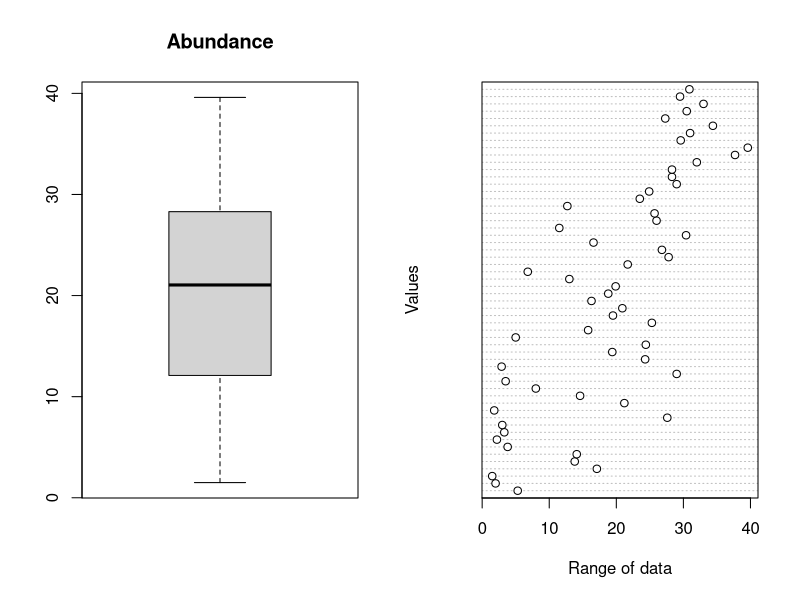
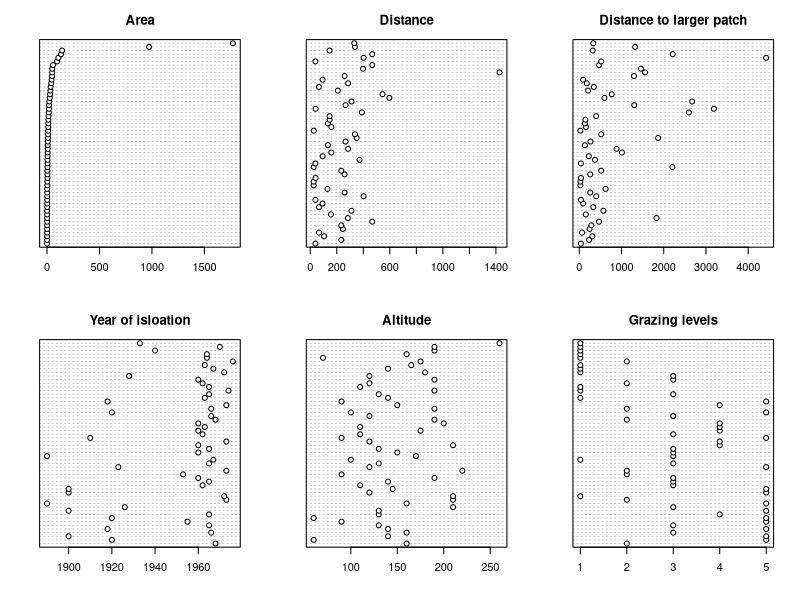
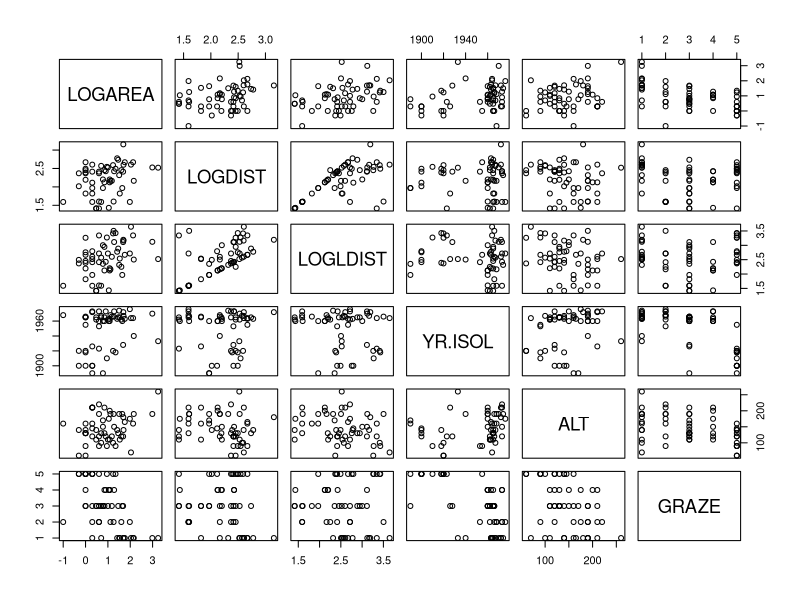
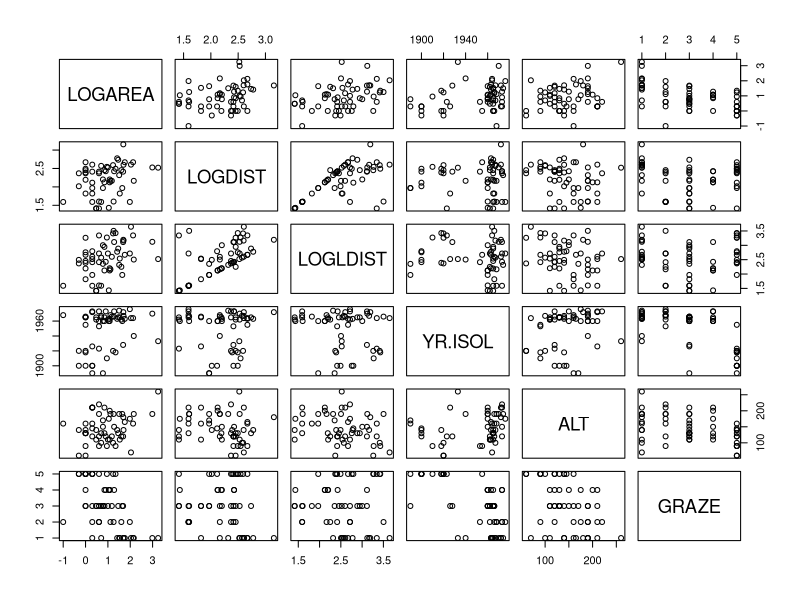
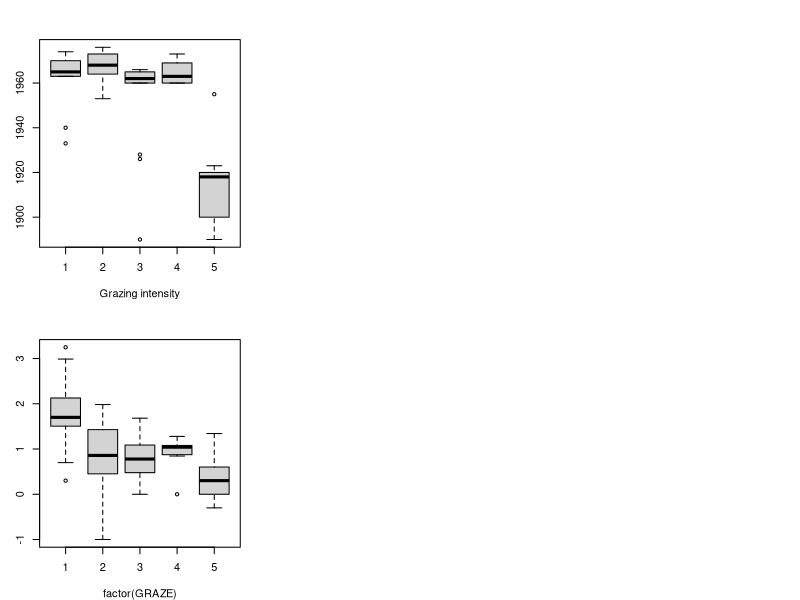
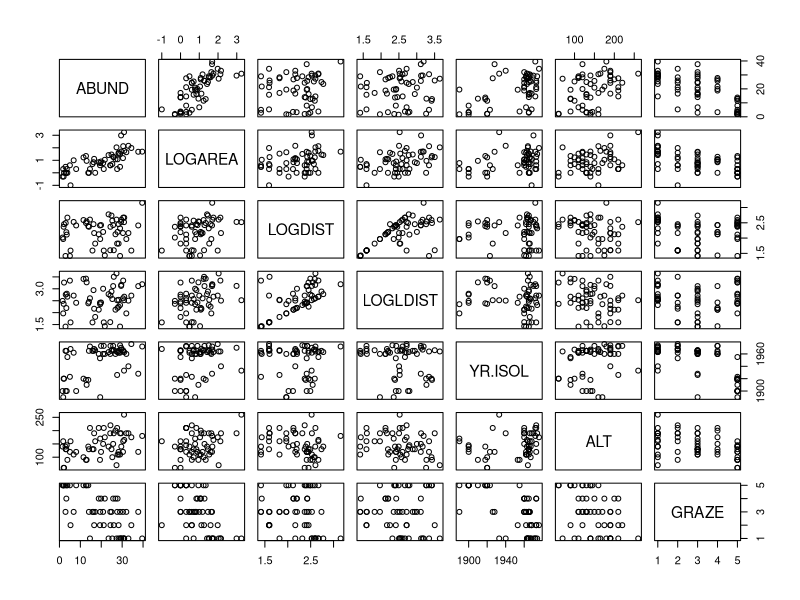
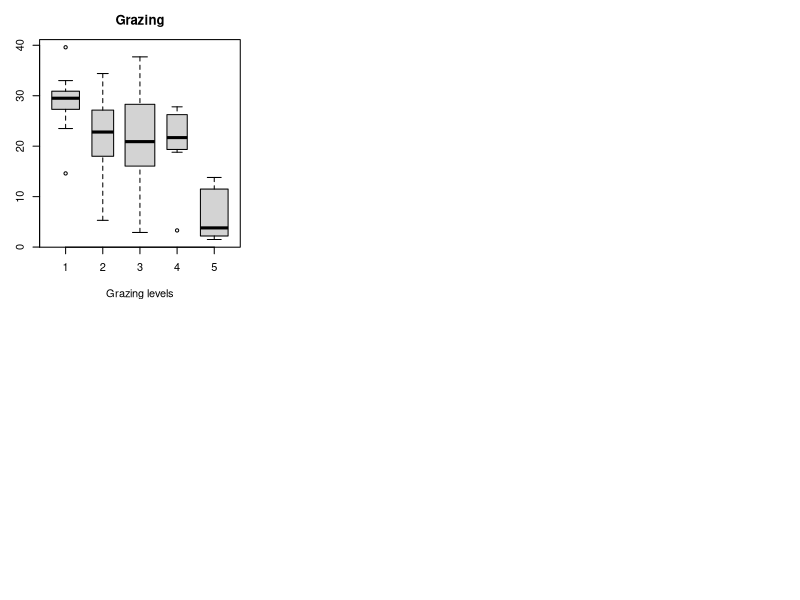
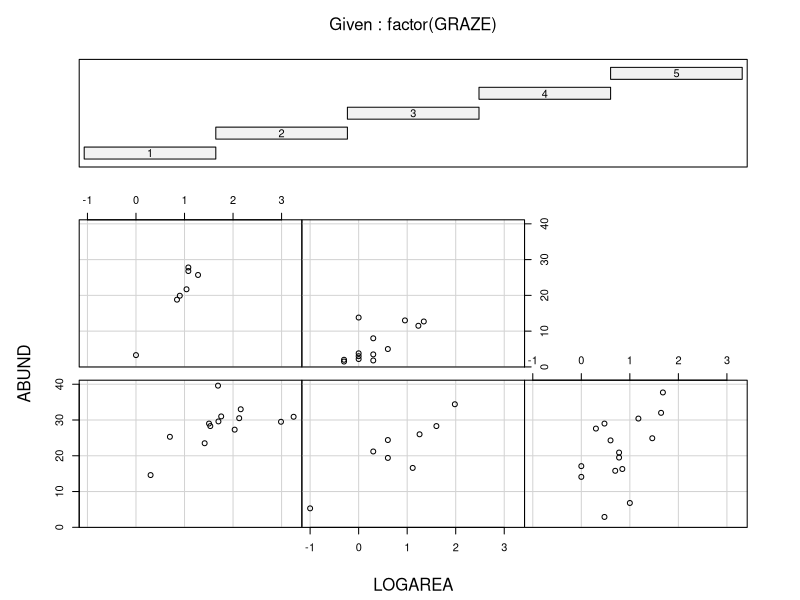

Source code (R) for these figures, in order:
## Linear Model

#set the working directory & read the data
setwd("/Users/ziggy/Documents/R/SCELSE")  #enter your path to the data file

#Import the data from a tab delimited ascii file
Birds <- read.table(file = "loyn.txt",
                    header = TRUE,
                    dec = ".")
#dec = '.'   means that the point is used for decimals.

########################################################################
# Underlying question and task
# The variable ABUND is the density of birds in 56 forest patches. 
# The explanatory variables are size of the forest patches (AREA), 
# distance to the nearest forest patch (DIST), distance to the 
# nearest larger forest patch (LDIST), year of isolation of the 
# patch (YR.ISOL), agricultural grazing intensity at each patch (GRAZE) 
# and altitude (ALT). The underlying aim of the research is to find 
# a relationship between bird densities and the explanatory variables. 
 
########################################################################


#First - Data Exploration (look at the data)

#Install / Load packages from R 

#install.packages("lattice") #OR in R Studio: Packages -> Install

library(lattice)  #For fancy multipanel graphs

########################################################################
#Inspect the file
#What do we have?
names(Birds)

#[1] "Site"    "ABUND"   "AREA"    "DIST"
#    "LDIST"   "YR.ISOL" "GRAZE"
#[8] "ALT"

str(Birds)  #Make sure that ABUND and AREA are num  and not factors!!!!!!
#If they are factors then change the dec argument!
#'data.frame':   56 obs. of  8 variables:
# $ Site   : int  1 2 3 4 5 6 7 8 9 10 ...
# $ ABUND  : num  5.3 2 1.5 17.1 13.8 14.1 3.8 2.2 3.3 3 ...
# $ AREA   : num  0.1 0.5 0.5 1 1 1 1 1 1 1 ...
# $ DIST   : int  39 234 104 66 246 234 467 284 156 311 ...
# $ LDIST  : int  39 234 311 66 246 285 467 1829 156 571 ...
# $ YR.ISOL: int  1968 1920 1900 1966 1918 1965 1955 1920 1965 1900 ...
# $ GRAZE  : int  2 5 5 3 5 3 5 5 4 5 ...
# $ ALT    : int  160 60 140 160 140 130 90 60 130 130 ...
########################################################################



########################################################################
#Data exploration
#A Outliers in Y / Outliers in X
#B Collinearity X
#C Relationships Y vs X
#D Spatial/temporal aspects of sampling design (not relevant here)
#E Interactions (is the quality of the data good enough to include them?)
#F Zero inflation Y (if 30% data have zero's and non meaningful )
#G Are categorical covariates balanced?



###################################################
#First some elementary R commands.
#1 How do you acces variables in an object like Birds?
Birds            #All data
head(Birds)      #First 6 rows
head(Birds, 10)  #First 10 rows
Birds$ABUND      #ABUND variable
Birds[,1]        #First column
Birds[,2]        #Second coloumn
Birds[,"ABUND"]  #ABUND variable 
Birds[1,"ABUND"] #First row of ABUND variable
Birds[1:10,"ABUND"]  #First 10 rows of ABUND
c("ABUND", "AREA")   #Two characters concatenated
Birds[, c("ABUND", "AREA")] #ABUND and AREA variables

MyVar <- c("ABUND", "AREA")  #Same as last two steps
Birds[, MyVar]
##################################################

#A Outliers in Y

par(mfrow = c(1, 2))
boxplot(Birds$ABUND, 
        main = "Abundance")
dotchart(Birds$ABUND, 
         xlab = "Range of data", 
         ylab = "Values")

#A Outliers in X
par(mfrow = c(2, 3), mar = c(4, 3, 3, 2))
dotchart(Birds$AREA, main = "Area")
dotchart(Birds$DIST, main = "Distance")
dotchart(Birds$LDIST, main = "Distance to larger patch")
dotchart(Birds$YR.ISOL, main = "Year of isloation")
dotchart(Birds$ALT, main = "Altitude")
dotchart(Birds$GRAZE, main = "Grazing levels")

#Apply transformations
Birds$LOGAREA  <- log10(Birds$AREA)
Birds$LOGDIST  <- log10(Birds$DIST)
Birds$LOGLDIST <- log10(Birds$LDIST)


#B Collinearity X
pairs(Birds[,c("LOGAREA","LOGDIST","LOGLDIST",
               "YR.ISOL","ALT","GRAZE")])

## Or
MyVar <- c("LOGAREA","LOGDIST","LOGLDIST",
           "YR.ISOL","ALT","GRAZE")
pairs(Birds[, MyVar])


#How do you detect collinearity between a continuous covariate
#and a categorical? Make a conditional boxplot
boxplot(YR.ISOL ~ factor(GRAZE), 
        data = Birds,
        ylab = "Year of isolation",
        xlab = "Grazing intensity")

boxplot(LOGAREA ~ factor(GRAZE), 
        data = Birds)


#C. Relationships Y vs X
MyVar <- c("ABUND","LOGAREA","LOGDIST","LOGLDIST",
           "YR.ISOL","ALT","GRAZE")
pairs(Birds[, MyVar])

boxplot(ABUND ~ factor(GRAZE), 
        data = Birds,
        varwidth = TRUE,
        ylab = "Bird abundance",
        xlab = "Grazing levels",
        main = "Grazing")


#E Interactions
coplot(ABUND ~ LOGAREA | factor(GRAZE),
       data = Birds)

coplot(ABUND ~ LOGAREA | factor(GRAZE),
       data = Birds,
       panel = function(x, y, ...) {
         tmp <- lm(y ~ x, na.action = na.omit)
         abline(tmp)
         points(x, y) })


#F. Zero inflation
sum(Birds$ABUND == 0)
100 * sum(Birds$ABUND == 0) / nrow(Birds)


#G. Are categorical covariates balanced? Works on Factors only (categorical)
table(Birds$GRAZE)


###############################################################################

###############################################################################
#Analysis

M1 <- lm(ABUND ~ LOGAREA, data = Birds)

#What is the model that we are fitting?
# ABUND_i = alpha + beta * LOGAREA_i + eps_i
# eps_i ~ N(0, sigma^2)

# where i = 1,...,56
# ABUND_i is the abundance at site i
summary(M1) 


# What is the fitted model
# E(ABUND_i) = mu_i = 10.40 + 9.77 * LOGAREA_i 
# eps ~ N(0,  7.28^2)



#Is everything significant?
summary(M1)

#ABUND = alpha + beta * LOGAREA + eps

#Interpretation of F and t values 
#H0: beta = 0
#H1: beta <> 0

#F_1,54 = 65.38 (p<0.001)
#Or:
#t_n-1    t_55 = 8.08 (p < 0.001)
#Text in paper: A t-value indicated a significant effect (t = 8.08; df = 55, p < 0.001)


################################################
#Model validation (independence is most important)
#1. Homogeneity
#2. Independence

#Homogeneity
#E1 <- resid(M1)   #or better: 
E1 <- rstandard(M1) #which are corrected by leverage
F1 <- fitted(M1)

plot(x = F1, 
     y = E1, 
     xlab = "Fitted values",
     ylab = "Residuals", 
     main = "Homogeneity?")
abline(h = 0, v = 0, lty = 2)


#Independence: Dependence due to model misfit
#Plot residuals versus covariates
plot(x = Birds$LOGAREA, 
     y = E1)
abline(0,0,lty=2)
#if you dont see a linear pattern, cannot do linear


#But plot residuals also versus covariates NOT in the model!!!!!!!
boxplot(E1 ~ factor(Birds$GRAZE)) #here there is a grazing effect on residuals - means grazing should have been fitted in model
abline(h = 0, lty = 2)

plot(y = E1, 
     x = Birds$YR.ISOL, 
     col = Birds$GRAZE, 
     pch =16)
abline(h = 0, lty = 2)
# most are OK except YR.ISOL - there is a pattern there, so should be included in model
# in fact, grazing and years since isolation were colinear (see Ex1)

#and also for all the other covariates!!!
#...
#...



#Normality
hist(E1, main = "Normality", breaks=10)
#Or qq-plot
qqnorm(E1)
#qqline(E1)


###############################################################################
#Plot

range(Birds$LOGAREA)
#-1.000000  3.248219
#Create a data frame that contains x numbers of LOGAREA values
MyData <- data.frame(LOGAREA = seq(from= -1,
                                   to = 3.25,
                                   length = 25))

P1 <- predict(M1, newdata = MyData)
plot(x = Birds$LOGAREA, 
     y = Birds$ABUND,
     xlab = "Log transformed area",
     ylab = "Bird abundance")

lines(x = MyData$LOGAREA, 
      y = P1, 
      lwd = 3, 
      lty = 1,
      col = 1)


###################################################################
#Below is some advanced stuff to add confidence bands.

PP1 <- predict(M1, newdata = MyData, se = TRUE, interval = "confidence")

SeConf.Up  <- PP1$fit[,3]
SeConf.Low <- PP1$fit[,2]

plot(x = Birds$LOGAREA, 
     y = Birds$ABUND,
     xlab = "Log transformed area",
     ylab = "Bird abundance")

lines(x = MyData$LOGAREA, 
      y = PP1$fit[,1], 
      lwd = 3, 
      lty = 1,
      col = 1)


polygon(c(MyData$LOGAREA, rev(MyData$LOGAREA)),
        c(SeConf.Low, rev(SeConf.Up)),
        col = 2, border = NULL,
        density = 50)


#Useful for later...when we have multiple lines
legend("topleft",
       legend=c("Line 1"),
       col = c(1),
       lty = c(1),
       lwd = c(1))


########################################################################
#Now, model ABUND as a function of a categorical covariate (factor Graze)

M2 <- lm(ABUND ~ factor(GRAZE), data=Birds)
summary(M2)
anova(M2)




#Apply model as a function of all covariates
#But no interactions

M3 <- lm(ABUND ~ LOGAREA + LOGDIST + LOGLDIST +
           YR.ISOL + ALT + factor(GRAZE),
         data = Birds)


#
#Is everything significant?
summary(M3)
drop1(M3, test = "F")



#Now, as a function of the interaction between a continuous and a categorical covariate
M4 <- lm(ABUND ~ LOGAREA * factor(GRAZE), #this is = to LOGAREA + factor(GRAZE) + LOGAREA : factor(GRAZE)
         data = Birds)

summary(M4)
drop1(M4, test = "F") #test for the interaction - if no-significant, remove and test again

M5 <- lm(ABUND ~ LOGAREA + factor(GRAZE), data = Birds)
summary(M5)
drop1(M5, test = "F")

# Dont use anova, use drop1 for all situations

